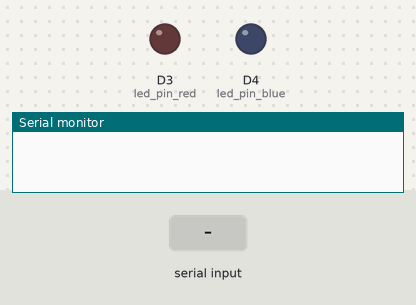
Simulated run of this sketch. Board: ESP8266 (NodeMCU). Parts: output pins drawn as LEDs (lit = HIGH), the last lines printed to the serial monitor. The test bench sets the inputs (shaded band).

Above: at 1.2 s.
1.3 s: "R" received over Serial
At 2.3 s:
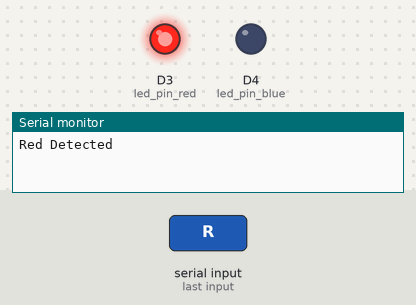
2.8 s: "B" received over Serial
At 3.4 s:
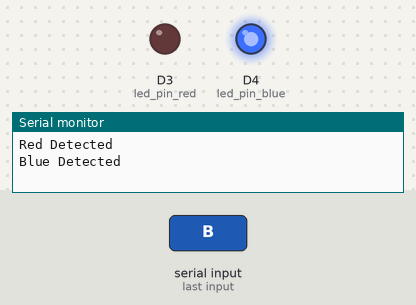
4.3 s: "N" received over Serial
At 4.6 s:
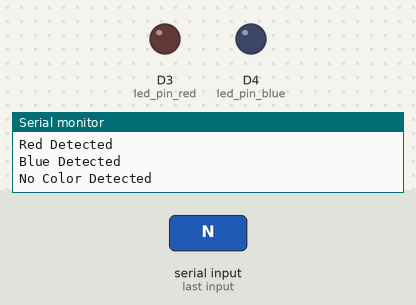
Timing chart, 0 to 7.3 s (numbered marks = the images above; inputs shaded):
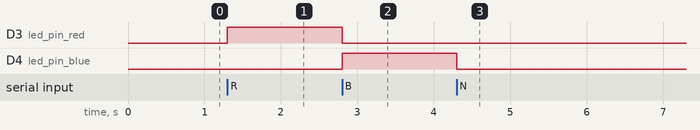

Measured:
- after the input at 1.3 s, D3 (led_pin_red): LOW → HIGH at once
- after the input at 2.8 s, D3 (led_pin_red): HIGH → LOW at once; D4 (led_pin_blue): LOW → HIGH at once
- after the input at 4.3 s, D4 (led_pin_blue): HIGH → LOW at once

The sketch:

esp32s3.ino
```cpp
HardwareSerial MySerial0(0);

int led_pin_red = D3;
int led_pin_blue = D4;

void setup() {
  pinMode(led_pin_red, OUTPUT);
  pinMode(led_pin_blue, OUTPUT);

  // Initialize serial communication
  Serial.begin(9600);
  MySerial0.begin(19200, SERIAL_8N1, -1, -1);
}

void loop() {
  if (MySerial0.available() > 0) {
    char inChar = (char)MySerial0.read();

    switch(inChar) {
      case 'R': // Red only
        digitalWrite(led_pin_red, HIGH);
        digitalWrite(led_pin_blue, LOW);
        Serial.println("Red Detected");
        break;
      case 'B': // Blue only
        digitalWrite(led_pin_red, LOW);
        digitalWrite(led_pin_blue, HIGH);
        Serial.println("Blue Detected");
        break;
      case 'RB': // Both Red and Blue
        digitalWrite(led_pin_red, HIGH);
        digitalWrite(led_pin_blue, HIGH);
        Serial.println("Red and Blue Detected");
        break;
      case 'N': // No color detected
        digitalWrite(led_pin_red, LOW);
        digitalWrite(led_pin_blue, LOW);
        Serial.println("No Color Detected");
        break;
    }
  }
}
```
